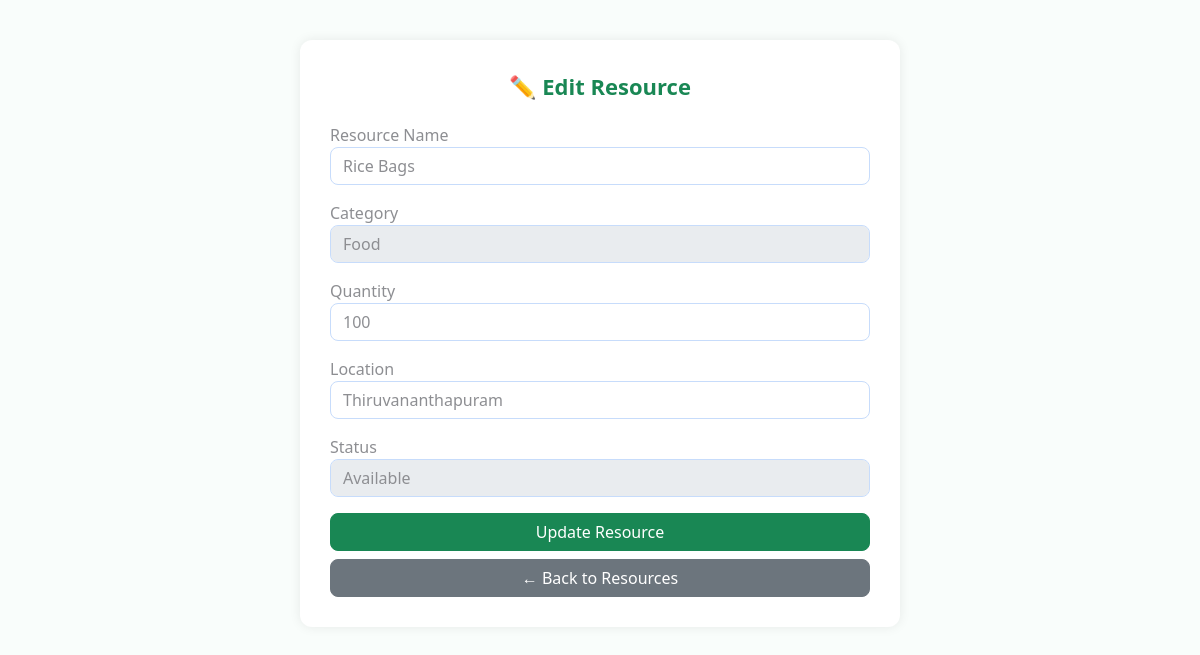
The app's page /user/admin/edit_resource.php?id=2 (signed in) with its own data.
### tables this page shows
CREATE TABLE `resources` (
  `id` int(11) NOT NULL,
  `name` varchar(100) NOT NULL,
  `category` varchar(50) NOT NULL,
  `quantity` int(11) NOT NULL,
  `location` varchar(100) NOT NULL,
  `status` enum('Available','Used','In Transit') DEFAULT 'Available',
  `added_on` datetime DEFAULT current_timestamp()
);

### user/admin/edit_resource.php (the view, shortened to what this page needs)
<?php
include __DIR__ . '/../../config/db.php';
$id = intval($_GET['id'] ?? 0);
$stmt = $conn->prepare("SELECT * FROM resources WHERE id = ?");
$stmt->bind_param("i", $id);
$stmt->execute();
$result = $stmt->get_result();
$resource = $result->fetch_assoc();
?>
<!DOCTYPE html>
<html lang="en">
<head>
  <link rel="stylesheet" href="../../assets/css/bootstrap.min.css">
</head>
<body>
<div class="form-box">
  <div class="form-title">✏️ Edit Resource</div>
  <form method="POST">
    <div class="mb-3">
      <label>Resource Name</label>
      <input type="text" name="name" class="form-control" value="<?= htmlspecialchars($resource['name']) ?>" required>
    </div>
    <div class="mb-3">
      <label>Category</label>
      <select name="category" class="form-control" required>
        <?php
        $categories = ['Food', 'Medicine', 'Clothes', 'Shelter', 'Hygiene', 'Water'];
        foreach ($categories as $cat) {
            $selected = $resource['category'] === $cat ? 'selected' : '';
            echo "<option value='$cat' $selected>$cat</option>";
        }
        ?>
      </select>
    </div>
    <div class="mb-3">
      <label>Quantity</label>
      <input type="number" name="quantity" class="form-control" value="<?= $resource['quantity'] ?>" required>
    </div>
    <div class="mb-3">
      <label>Location</label>
      <input type="text" name="location" class="form-control" value="<?= htmlspecialchars($resource['location']) ?>" required>
    </div>
    <div class="mb-3">
      <label>Status</label>
      <select name="status" class="form-control" required>
        <?php
        $statuses = ['Available', 'Used', 'In Transit'];
        foreach ($statuses as $stat) {
            $selected = $resource['status'] === $stat ? 'selected' : '';
            echo "<option value='$stat' $selected>$stat</option>";
        }
        ?>
      </select>
    </div>
    <button type="submit" class="btn btn-success w-100">Update Resource</button>
    <a href="resources.php" class="btn btn-secondary w-100 mt-2">← Back to Resources</a>
  </form>
</div>
</body>
</html>

### user/admin/edit_resource.php (style rules this page uses)
body { background: #f9fdfb; padding: 40px; font-family: 'Segoe UI', sans-serif; }
.form-box { background: white; max-width: 600px; margin: auto; padding: 30px; border-radius: 12px; box-shadow: 0 0 12px rgba(0,0,0,0.08); }
.form-title { font-size: 22px; font-weight: 600; color: #198754; text-align: center; margin-bottom: 20px; }

### records on screen
resources: name "Rice Bags", quantity "100", location "Thiruvananthapuram"

### other values on screen
form field category "Food"
form field status "Available"
